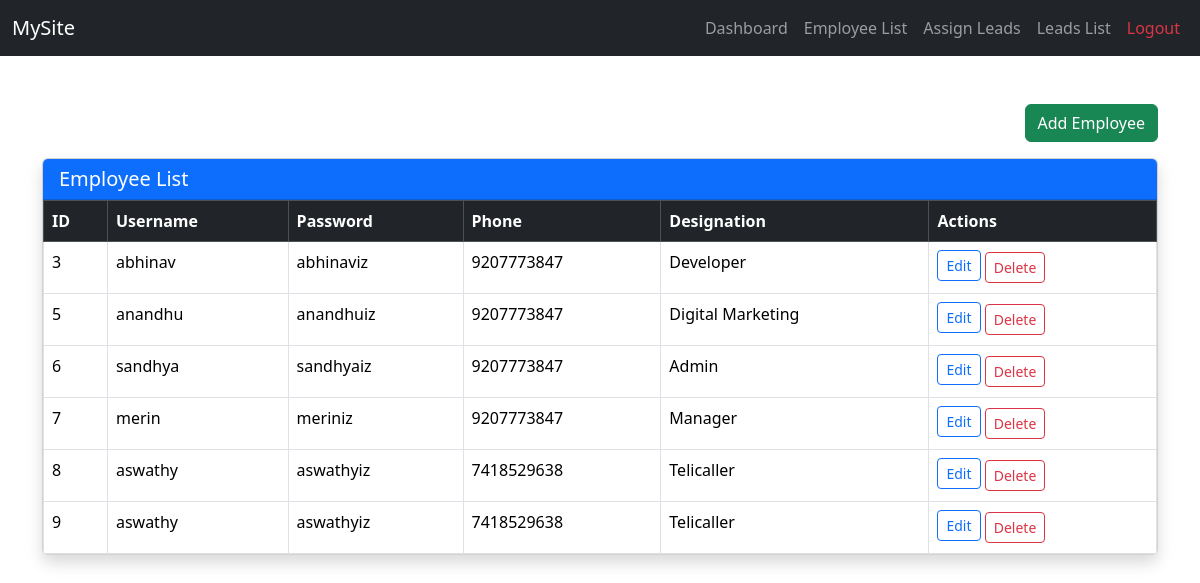
Screenshot of /manager/create-employees/ (signed in) with the database file from the repository.
### app/models.py (models this page shows, shortened)
class Employee(models.Model):
    username=models.CharField(max_length=100)
    password=models.CharField(max_length=100)
    phone=models.CharField(max_length=15)
    desigination_choice = (
        ('Manager', 'Manager'),
        ('Developer', 'Developer'),
        ('Designer', 'Designer'),
        ('Digital Marketing', 'Digital Marketing'),
        ('Telicaller', 'TeliCaller'),
        ("Admin", 'Admin'),
    )
    designation = models.CharField(max_length=50, choices=desigination_choice,default="Manager")

### app/views.py (the view)
# urls.py: path('manager/create-employees/', views.manager_create_employees, name='manager_create_employees'),
@login_required(login_url='manager_login')
def manager_create_employees(request):
    list= Employee.objects.all()
    if request.method=="POST":
        form= EmployeeForm(request.POST)
        if form.is_valid():
            form.save()
    else:
        form = EmployeeForm()
    return render(request, 'manager_create_employees.html', {'form': form, 'list': list})

### app/templates/manager_create_employees.html (shortened to what this page needs)
{% extends 'base.html' %}
{% block content %}
<div class="container py-5">
    <div class="text-end mb-3">
        <button class="btn btn-success" data-bs-toggle="modal" data-bs-target="#createEmployeeModal">
             Add Employee
        </button>
    </div>
    <div class="card shadow">
        <div class="card-header bg-primary text-white">
            <h5 class="mb-0">Employee List</h5>
        </div>
        <div class="card-body p-0">
            <div class="table-responsive">
                <table class="table table-hover table-bordered mb-0">
                    <thead class="table-dark">
                        <tr>
                            <th>ID</th>
                            <th>Username</th>
                            <th>Password</th>
                            <th>Phone</th>
                            <th>Designation</th>
                            <th>Actions</th>
                        </tr>
                    </thead>
                    <tbody>
                        {% for employee in list %}
                        <tr>
                            <td>{{ employee.id }}</td>
                            <td>{{ employee.username }}</td>
                            <td>{{ employee.password }}</td>
                            <td>{{ employee.phone }}</td>
                            <td>{{ employee.designation }}</td>
                            <td>
                                <a href="{% url 'manager_edit_employee' employee.id %}"
                                    class="btn btn-sm btn-outline-primary mb-1">Edit
                                </a>
                                <form action="{% url 'manager_delete_employee' employee.id %}" method="post"
                                    class="d-inline">
                                    <button type="submit" class="btn btn-sm btn-outline-danger">Delete
                                    </button>
                                </form>
                            </td>
                        </tr>
                        {% empty %}
                        <tr>
                            <td colspan="6" class="text-center text-muted">No employees found.</td>
                        </tr>
                        {% endfor %}
                    </tbody>
                </table>
            </div>
        </div>
    </div>
</div>
{% endblock %}

### rows the page displays
Employee: id "3", username "abhinav", password "abhinaviz", phone "9207773847", designation "Developer"
Employee: id "5", username "anandhu", password "anandhuiz", phone "9207773847", designation "Digital Marketing"
Employee: id "6", username "sandhya", password "sandhyaiz", phone "9207773847", designation "Admin"
Employee: id "7", username "merin", password "meriniz", phone "9207773847", designation "Manager"
Employee: id "8", username "aswathy", password "aswathyiz", phone "7418529638", designation "Telicaller"
Employee: id "9", username "aswathy", password "aswathyiz", phone "7418529638", designation "Telicaller"
